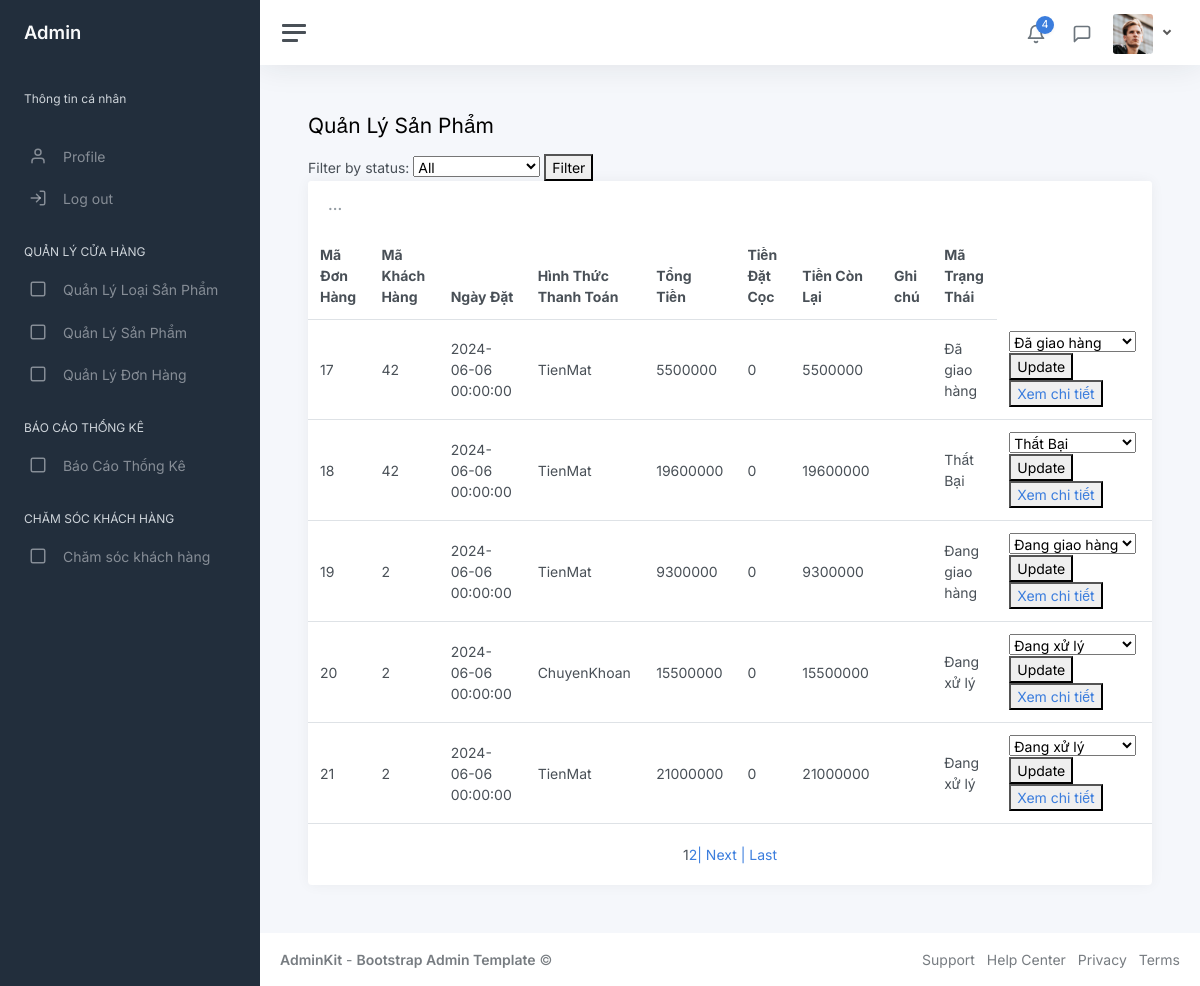
Screenshot of /QLDonHang.php with the database file from the repository.
### tables this page shows
CREATE TABLE `donhang` (
  `MaDonHang` int(11) NOT NULL,
  `MaUser` int(11) NOT NULL,
  `NgayDat` datetime NOT NULL,
  `HinhThucThanhToan` varchar(200) NOT NULL,
  `TongTien` double NOT NULL,
  `TienDatCoc` double NOT NULL,
  `TienConLai` double NOT NULL,
  `GhiChu` varchar(500) NOT NULL,
  `MaTrangThai` int(11) NOT NULL
);

CREATE TABLE `trangthaidonhang` (
  `MaTrangThai` int(11) NOT NULL,
  `TenTrangThai` varchar(100) NOT NULL
);

### QLDonHang.php (the view, shortened to what this page needs)
<!DOCTYPE html>
<html lang="en">
<head>
	<link href="css/app.css" rel="stylesheet">
</head>
<?php
include("Pager.php");
include('Connect.php');
$sql1 = "SELECT *
	FROM DonHang
	INNER JOIN ChiTietDonHang ON DonHang.maDonHang = ChiTietDonHang.maDonHang";
$sta = $pdo->prepare($sql1);
$sta->execute();
if ($sta->rowCount() > 0) {
	$donhang = $sta->fetchAll(PDO::FETCH_OBJ);
}
$p = new Pager();
$limit = 5;
if (isset($donhang)) {
	$count = count($donhang);
	$vt = $p->findStart($limit);
	$pages = $p->findPages($count, $limit);
	$cur = $_GET["page"];
	$phantrang = $p->pageList($cur, $pages);
	$sql1 = "SELECT *
FROM DonHang
INNER JOIN TrangThaiDonHang ON DonHang.MaTrangThai = TrangThaiDonHang.MaTrangThai
        WHERE DonHang.maDonHang limit $vt, $limit";
	$sta = $pdo->prepare($sql1);
	$sta->execute();
	$donhang1 = $sta->fetchAll(PDO::FETCH_OBJ);
	$sql1 = "SELECT DonHang.maDonHang, DonHang.MaUser, DonHang.NgayDat, DonHang.HinhThucThanhToan, DonHang.TongTien, DonHang.TienDatCoc, DonHang.TienConLai, DonHang.GhiChu, TrangThaiDonHang.TenTrangThai, TrangThaiDonHang.MaTrangThai
FROM DonHang
INNER JOIN TrangThaiDonHang ON DonHang.MaTrangThai = TrangThaiDonHang.MaTrangThai
WHERE DonHang.maDonHang LIMIT $vt, $limit";
	$sta = $pdo->prepare($sql1);
	$sta->execute();
	$donhang1 = $sta->fetchAll(PDO::FETCH_OBJ);
} else {
	echo "Không có đơn hàng nào";
}
?>
<body>
	<div class="wrapper">
		<?php include('AdminSidebarMenu.php'); ?>
		<div class="main">
			<?php include('AdminNavbarMenu.php'); ?>
			<main class="content">
				<div class="container-fluid p-0">
					<h1 class="h3 mb-3">Quản Lý Sản Phẩm</h1>
					<form method="GET">
						<label for="filterByStatus">Filter by status:</label>
						<select name="filterByStatus" id="filterByStatus">
							<option value="">All</option>
						</select>
						<button type="submit">Filter</button>
					</form>
					<div class="row">
						<div class="col-12 d-flex">
							<div class="card flex-fill">
								<div class="card-header">
									<h5 class="card-title mb-0">...</h5>
								</div>
								<table class="table table-hover my-0">
									<thead>
										<tr>
											<th>Mã Đơn Hàng</th>
											<th class="d-none d-xl-table-cell">Mã Khách Hàng</th>
											<th class="d-none d-xl-table-cell">Ngày Đặt</th>
											<th class="d-none d-xl-table-cell">Hình Thức Thanh Toán</th>
											<th class="d-none d-xl-table-cell">Tổng Tiền</th>
											<th class="d-none d-md-table-cell">Tiền Đặt Cọc</th>
											<th class="d-none d-xl-table-cell">Tiền Còn Lại</th>
											<th class="d-none d-xl-table-cell">Ghi chú</th>
											<th class="d-none d-xl-table-cell">Mã Trạng Thái</th>
										</tr>
									</thead>
									<tbody>
										<?php
										if (isset($donhang3)) {
											foreach ($donhang3 as $order) :
										?>
												<tr>
													<td><?php echo $order->maDonHang; ?></td>
													<td><?php echo $order->MaUser; ?></td>
													<td><?php echo $order->NgayDat; ?></td>
													<td><?php echo $order->HinhThucThanhToan; ?></td>
													<td><?php echo $order->TongTien; ?></td>
													<td><?php echo $order->TienDatCoc; ?></td>
													<td><?php echo $order->TienConLai; ?></td>
													<td><?php echo $order->GhiChu; ?></td>
													<td><?php echo $order->TenTrangThai; ?></td>
													<td>
														<form method="POST" action="">
															<input type="hidden" name="maDonHang" value="<?php echo $order->maDonHang; ?>">
															<select name="maTrangThai">
																<?php
																$statusSql = "SELECT * FROM TrangThaiDonHang";
																$statusStmt = $pdo->query($statusSql);
																$statuses = $statusStmt->fetchAll(PDO::FETCH_OBJ);
																foreach ($statuses as $status) {
																	$selected = ($status->MaTrangThai == $order->MaTrangThai) ? 'selected' : '';
																	echo "<option value='{$status->MaTrangThai}' $selected>{$status->TenTrangThai}</option>";
																}
																?>
															</select>
															<button type="submit" name="update_status">Update</button>
															<button type="submit"><a href="QLDonHang_ChiTiet.php?msp=<?php echo $order->maDonHang; ?>">Xem chi tiết</a></button>
														</form>
													</td>
												</tr>
										<?php
											endforeach;
										}
										elseif (isset($donhang1)) {
											foreach ($donhang1 as $order) :
										?>
												<tr>
													<td><?php echo $order->maDonHang; ?></td>
													<td><?php echo $order->MaUser; ?></td>
													<td><?php echo $order->NgayDat; ?></td>
													<td><?php echo $order->HinhThucThanhToan; ?></td>
													<td><?php echo $order->TongTien; ?></td>
													<td><?php echo $order->TienDatCoc; ?></td>
													<td><?php echo $order->TienConLai; ?></td>
													<td><?php echo $order->GhiChu; ?></td>
													<td><?php echo $order->TenTrangThai; ?></td>
													<td>
														<form method="POST" action="">
															<select name="maTrangThai">
																<?php
																$statusSql = "SELECT * FROM TrangThaiDonHang";
																$statusStmt = $pdo->query($statusSql);
																$statuses = $statusStmt->fetchAll(PDO::FETCH_OBJ);
																foreach ($statuses as $status) {
																	$selected = ($status->MaTrangThai == $order->MaTrangThai) ? 'selected' : '';
																	echo "<option value='{$status->MaTrangThai}' $selected>{$status->TenTrangThai}</option>";
																}
																?>
															</select>
															<button type="submit" name="update_status">Update</button>
															<button type="submit"><a href="QLDonHang_ChiTiet.php?msp=<?php echo $order->maDonHang; ?>">Xem chi tiết</a></button>
														</form>
													</td>
												</tr>
										<?php
											endforeach;
										}
										else {
											echo "Không có đơn hàng nào";
										}
										?>
									</tbody>
								</table>
								<?php
								if (isset($phantrang)) {
								?>
									<div style="margin:20px; text-align: center;"><?php echo $phantrang; ?></div>
								<?php
								}
								?>
							</div>
						</div>
					</div>
				</div>
			</main>
			<footer class="footer">
				<div class="container-fluid">
					<div class="row text-muted">
						<div class="col-6 text-start">
							<p class="mb-0">
								<a class="text-muted" href="https://adminkit.io/" target="_blank"><strong>AdminKit</strong></a> - <a class="text-muted" href="https://adminkit.io/" target="_blank"><strong>Bootstrap Admin Template</strong></a> &copy;
							</p>
						</div>
						<div class="col-6 text-end">
							<ul class="list-inline">
								<li class="list-inline-item">
									<a class="text-muted" href="https://adminkit.io/" target="_blank">Support</a>
								</li>
								<li class="list-inline-item">
									<a class="text-muted" href="https://adminkit.io/" target="_blank">Help Center</a>
								</li>
								<li class="list-inline-item">
									<a class="text-muted" href="https://adminkit.io/" target="_blank">Privacy</a>
								</li>
								<li class="list-inline-item">
									<a class="text-muted" href="https://adminkit.io/" target="_blank">Terms</a>
								</li>
							</ul>
						</div>
					</div>
				</div>
			</footer>
		</div>
	</div>
</body>
</html>

### rows the page displays
donhang: MaDonHang "17", MaUser "42", NgayDat "2024-06-06 00:00:00", HinhThucThanhToan "TienMat", TongTien "5500000", TienDatCoc "0", TienConLai "5500000", MaTrangThai.TenTrangThai "Đã giao hàng"
donhang: MaDonHang "18", MaUser "42", NgayDat "2024-06-06 00:00:00", HinhThucThanhToan "TienMat", TongTien "19600000", TienDatCoc "0", TienConLai "19600000", MaTrangThai.TenTrangThai "Thất Bại"
donhang: MaDonHang "19", MaUser "2", NgayDat "2024-06-06 00:00:00", HinhThucThanhToan "TienMat", TongTien "9300000", TienDatCoc "0", TienConLai "9300000", MaTrangThai.TenTrangThai "Đang giao hàng"
donhang: MaDonHang "20", MaUser "2", NgayDat "2024-06-06 00:00:00", HinhThucThanhToan "ChuyenKhoan", TongTien "15500000", TienDatCoc "0", TienConLai "15500000", MaTrangThai.TenTrangThai "Đang xử lý"
donhang: MaDonHang "21", MaUser "2", NgayDat "2024-06-06 00:00:00", HinhThucThanhToan "TienMat", TongTien "21000000", TienDatCoc "0", TienConLai "21000000", MaTrangThai.TenTrangThai "Đang xử lý"

### other values shown
form field maTrangThai "Đã giao hàng"
form field maTrangThai "Thất Bại"
form field maTrangThai "Đang giao hàng"
form field maTrangThai "Đang xử lý"
